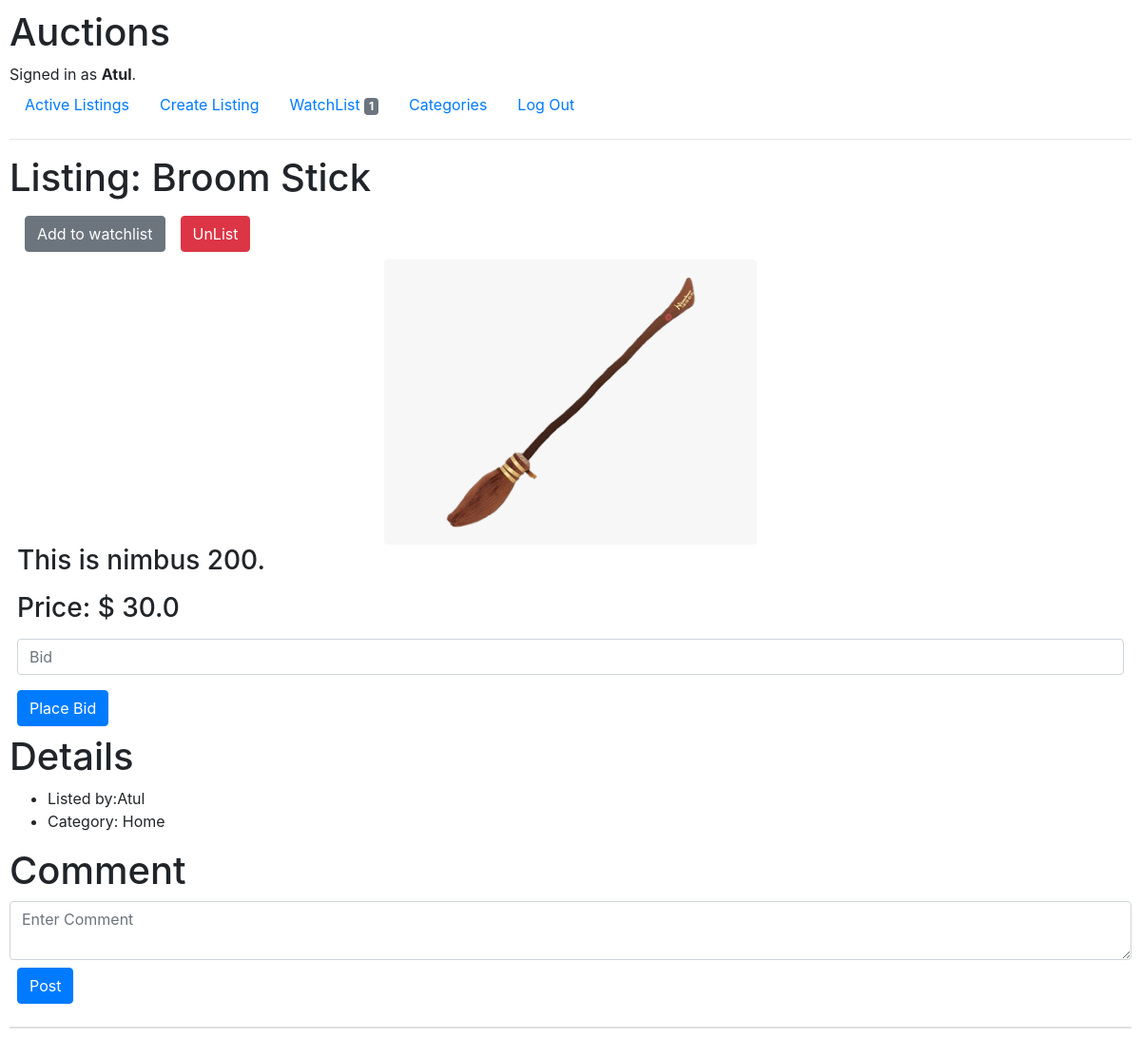
Screenshot of /listings/3 (signed in) with the database file from the repository.
### auctions/models.py (models this page shows, shortened)
class User(AbstractUser):
    pass

class WatchList(models.Model):
    watchList=models.ManyToManyField(AuctionListings,blank=True,related_name="auctionwatchers")
    createdby=models.ForeignKey(User,on_delete=models.CASCADE,related_name="watchers")

class AuctionListings(models.Model):
    title=models.CharField(max_length=50)
    desc=models.TextField()
    active=models.BooleanField(default=True)
    price=models.FloatField()
    date=models.DateTimeField(auto_now_add=True)
    upload=models.FileField(upload_to="images/",null=True,blank=True)
    category=models.ForeignKey(Category,blank=True,null=True,on_delete=models.CASCADE,related_name="auction_categories")
    createdby=models.ForeignKey(User,on_delete=models.CASCADE)

class Bid(models.Model):
    bid_item=models.ForeignKey(AuctionListings,on_delete=models.CASCADE,related_name="auction_bid")
    bidprice=models.FloatField()
    createdby=models.ForeignKey(User,on_delete=models.CASCADE)

class Category(models.Model):
    categoryvalue=models.CharField(max_length=20,blank=True)
    def __str__(self):
        return self.categoryvalue

### auctions/views.py (the view)
# urls.py: path("listings/<int:id>",views.listings,name="listings"),
@login_required(login_url='login')
def listings(request,id):
    data=AuctionListings.objects.get(id=id)
    comment=data.auctioncomments.order_by('-date')
    watchList=data.auctionwatchers.filter(createdby=request.user).first()
    message=None
    if request.method=="POST":
        bidprice=float(request.POST['bidprice'])
        message=bid(data,bidprice,request.user)
    return render(request,'auctions/listings.html',{
        'listing':data,
        'item':data.auction_bid.first(),
        'watchList':watchList,
        'comments':comment,
        'message':message
    })

### auctions/templates/auctions/listings.html (shortened to what this page needs)
{% extends 'auctions/layout.html' %}
{% block body%}
<h1>Listing: {{listing.title}}</h1>
<div class="m-2">
    <div class="btn-group btn-group-toggle" data-toggle="buttons">
<form action={% url 'watch' listing.id%} method="post">
{%if watchList%}
    <input type="hidden" name="add" value="{{watchList.id}}"/>
    <button type="submit" class="btn btn-danger m-2" name="watchlist">Remove from watchlist</button>
{%else%}
    <button type="submit" class="btn btn-secondary m-2" name="watchlist">Add to watchlist</button>
{%endif%}
</form>
<form action="{% url 'unlist' listing.id %}" method="post">
{% if listing.createdby == request.user and listing.active %}
<button type="submit" class="btn btn-danger m-2">UnList</button>
{% endif %}
</form>
</div>
    <div class="text-center">
    {%if listing.upload.name%}
        <img src="{{listing.upload.url}}" class="rounded" height="300">
    {% endif %}
      </div>
      <div class="form-group">
        <h3>{{listing.desc}}</h3>
    </div>
    <div class="form-group">
        <h3>Price: $
        {% if item and item.bidprice > listing.price%}
            {{item.bidprice}}
        {%else%}
        {{listing.price}}
        {%endif%}
    </h3>
    </div>
    <form action={% url 'listings' listing.id %} method="post" >
    <div class="form-group">
        <input autofocus class="form-control" type="text" name="bidprice" placeholder="Bid">
    </div>
    <input class="btn btn-primary" type="submit" value="Place Bid">
    </form>
</div>
    <h1>Details</h1>
    <ul>
        <li>Listed by:{{listing.createdby}}</li>
        <li>Category:
            {%if listing.category%}
               {{listing.category}}
            {% else%}
            No Category Listed
            {% endif %}
        </li>
    </ul>
<div>
<h1>Comment</h1>
<form action={% url 'comment' listing.id%} method="post">
    <div class="form-group">
        <textarea class="form-control" type="text" name="comment" placeholder="Enter Comment" rows="2"></textarea>
        <input class="btn btn-primary m-2" type="submit" value="Post">
    </div>
</form>
<div class="card" >
  </div>
</div>
{% endblock %}

### auctions/templates/auctions/layout.html (shortened to what this page needs)
{% load static %}
<!DOCTYPE html>
<html lang="en">
    <head>
        <link rel="stylesheet" href="https://stackpath.bootstrapcdn.com/bootstrap/4.4.1/css/bootstrap.min.css">
        <link href="{% static 'auctions/styles.css' %}" rel="stylesheet">
    </head>
    <body>
        <h1>Auctions</h1>
        <div>
            {% if user.is_authenticated %}
                Signed in as <strong>{{ user.username }}</strong>.
            {% else %}
                Not signed in.
            {% endif %}
        </div>
        <ul class="nav">
            <li class="nav-item">
                <a class="nav-link" href="{% url 'index' %}">Active Listings</a>
            </li>
            {% if user.is_authenticated %}
            <li class="nav-item">
                <a class="nav-link" href="{% url 'create' %}">Create Listing</a>
            </li>
            <li class="nav-item">
                <a class="nav-link" href="{% url 'watchlist'%}">WatchList <span class="badge badge-secondary">{{user.watchers.get.watchList.count}}</span></a>
            </li>
            <li class="nav-item">
                <a class="nav-link" href="{% url 'categories' %}">Categories</a>
            </li>
             <li class="nav-item">
                <a class="nav-link" href="{% url 'logout' %}">Log Out</a>
            </li>
            {% endif %}
        </ul>
        <hr>
        {% block body %}
        {% endblock %}
    </body>
</html>

### auctions/static/auctions/styles.css (style rules this page uses)
body { padding: 10px; }

### rows the page displays
User: username "Atul", watchers.get.watchList.count "1"
AuctionListings: title "Broom Stick", upload (picture), desc "This is nimbus 200.", createdby "Atul", category "Home"
Bid: bidprice "30.0"
